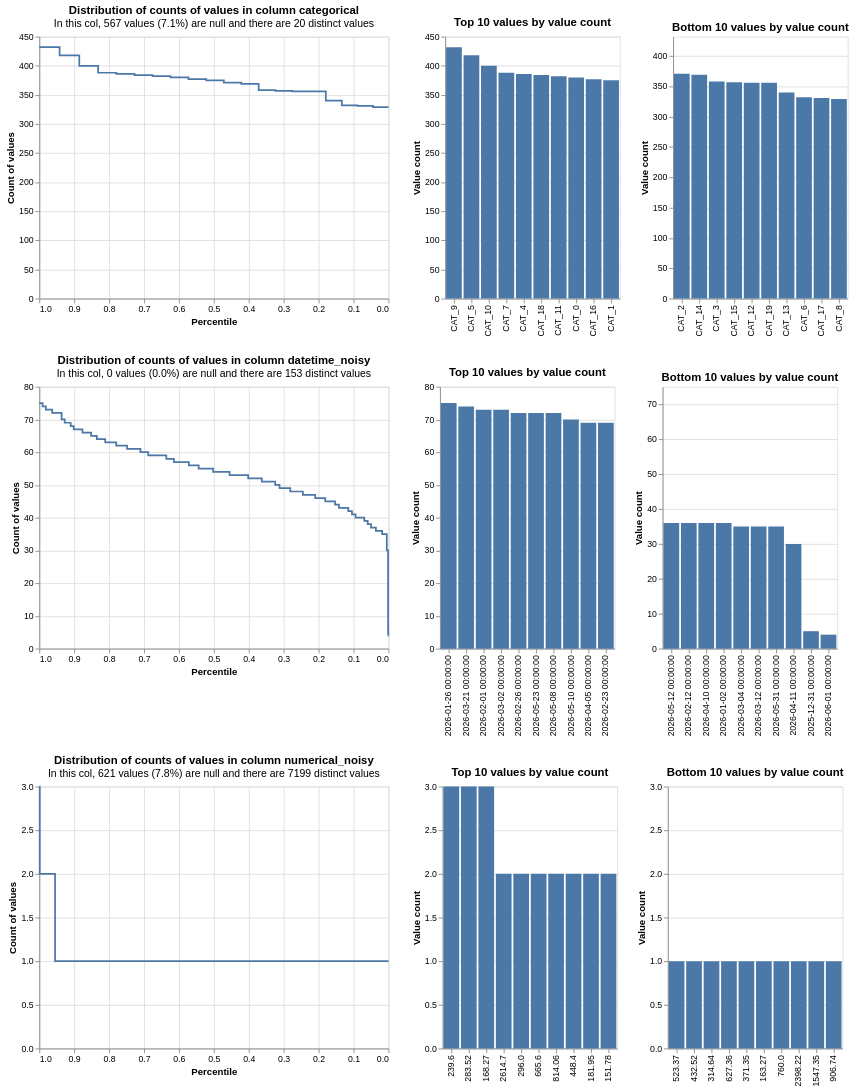

Notebook code cell kept with this figure:
### Code cell
from splink.exploratory import profile_columns

db_api = build_api_with_con(MEM_LIMIT, TEMP_DIR)

profile_columns(
    [df1, df2],
    db_api=db_api,
    column_expressions=[
        "categorical",
        "datetime_noisy",
        "numerical_noisy",
    ],
)

### Figure 1 — Vega-Lite specification as saved in the notebook (floating-point values rounded to 4 significant figures)
{"config": {"view": {"continuousWidth": 400, "continuousHeight": 300}}, "vconcat": [{"hconcat": [{"mark": {"type": "line", "interpolate": "step-before"}, "data": {"values": [{"percentile_ex_nulls": 0.9418, "percentile_inc_nulls": 0.9459, "value_count": 432, "group_name": "categorical", "total_non_null_rows": 7421, "total_rows_inc_nulls": 7988, "sum_tokens_in_value_count_group": 432, "distinct_value_count": 20}, {"percentile_ex_nulls": 0.8855, "percentile_inc_nulls": 0.8936, "value_count": 418, "group_name": "categorical", "total_non_null_rows": 7421, "total_rows_inc_nulls": 7988, "sum_tokens_in_value_count_group": 418, "distinct_value_count": 20}, {"percentile_ex_nulls": 0.8316, "percentile_inc_nulls": 0.8435, "value_count": 400, "group_name": "categorical", "total_non_null_rows": 7421, "total_rows_inc_nulls": 7988, "sum_tokens_in_value_count_group": 400, "distinct_value_count": 20}, {"percentile_ex_nulls": 0.7793, "percentile_inc_nulls": 0.7949, "value_count": 388, "group_name": "categorical", "total_non_null_rows": 7421, "total_rows_inc_nulls": 7988, "sum_tokens_in_value_count_group": 388, "distinct_value_count": 20}, {"percentile_ex_nulls": 0.7273, "percentile_inc_nulls": 0.7466, "value_count": 386, "group_name": "categorical", "total_non_null_rows": 7421, "total_rows_inc_nulls": 7988, "sum_tokens_in_value_count_group": 386, "distinct_value_count": 20}, {"percentile_ex_nulls": 0.6755, "percentile_inc_nulls": 0.6985, "value_count": 384, "group_name": "categorical", "total_non_null_rows": 7421, "total_rows_inc_nulls": 7988, "sum_tokens_in_value_count_group": 384, "distinct_value_count": 20}, {"percentile_ex_nulls": 0.624, "percentile_inc_nulls": 0.6507, "value_count": 382, "group_name": "categorical", "total_non_null_rows": 7421, "total_rows_inc_nulls": 7988, "sum_tokens_in_value_count_group": 382, "distinct_value_count": 20}, {"percentile_ex_nulls": 0.5728, "percentile_inc_nulls": 0.6032, "value_count": 380, "group_name": "categorical", "total_non_null_rows": 7421, "total_rows_inc_nulls": 7988, "sum_tokens_in_value_count_group": 380, "distinct_value_count": 20}, {"percentile_ex_nulls": 0.522, "percentile_inc_nulls": 0.556, "value_count": 377, "group_name": "categorical", "total_non_null_rows": 7421, "total_rows_inc_nulls": 7988, "sum_tokens_in_value_count_group": 377, "distinct_value_count": 20}, {"percentile_ex_nulls": 0.4715, "percentile_inc_nulls": 0.509, "value_count": 375, "group_name": "categorical", "total_non_null_rows": 7421, "total_rows_inc_nulls": 7988, "sum_tokens_in_value_count_group": 375, "distinct_value_count": 20}, {"percentile_ex_nulls": 0.4215, "percentile_inc_nulls": 0.4626, "value_count": 371, "group_name": "categorical", "total_non_null_rows": 7421, "total_rows_inc_nulls": 7988, "sum_tokens_in_value_count_group": 371, "distinct_value_count": 20}, {"percentile_ex_nulls": 0.3718, "percentile_inc_nulls": 0.4164, "value_count": 369, "group_name": "categorical", "total_non_null_rows": 7421, "total_rows_inc_nulls": 7988, "sum_tokens_in_value_count_group": 369, "distinct_value_count": 20}, {"percentile_ex_nulls": 0.3235, "percentile_inc_nulls": 0.3716, "value_count": 358, "group_name": "categorical", "total_non_null_rows": 7421, "total_rows_inc_nulls": 7988, "sum_tokens_in_value_count_group": 358, "distinct_value_count": 20}, {"percentile_ex_nulls": 0.2754, "percentile_inc_nulls": 0.3269, "value_count": 357, "group_name": "categorical", "total_non_null_rows": 7421, "total_rows_inc_nulls": 7988, "sum_tokens_in_value_count_group": 357, "distinct_value_count": 20}, {"percentile_ex_nulls": 0.1795, "percentile_inc_nulls": 0.2377, "value_count": 356, "group_name": "categorical", "total_non_null_rows": 7421, "total_rows_inc_nulls": 7988, "sum_tokens_in_value_count_group": 712, "distinct_value_count": 20}, {"percentile_ex_nulls": 0.1337, "percentile_inc_nulls": 0.1952, "value_count": 340, "group_name": "categorical", "total_non_null_rows": 7421, "total_rows_inc_nulls": 7988, "sum_tokens_in_value_count_group": 340, "distinct_value_count": 20}, {"percentile_ex_nulls": 0.08894, "percentile_inc_nulls": 0.1536, "value_count": 332, "group_name": "categorical", "total_non_null_rows": 7421, "total_rows_inc_nulls": 7988, "sum_tokens_in_value_count_group": 332, "distinct_value_count": 20}, {"percentile_ex_nulls": 0.04433, "percentile_inc_nulls": 0.1122, "value_count": 331, "group_name": "categorical", "total_non_null_rows": 7421, "total_rows_inc_nulls": 7988, "sum_tokens_in_value_count_group": 331, "distinct_value_count": 20}, {"percentile_ex_nulls": 0.0, "percentile_inc_nulls": 0.07098, "value_count": 329, "group_name": "categorical", "total_non_null_rows": 7421, "total_rows_inc_nulls": 7988, "sum_tokens_in_value_count_group": 329, "distinct_value_count": 20}, {"percentile_ex_nulls": 1.0, "percentile_inc_nulls": 1.0, "value_count": 432, "group_name": "categorical", "total_non_null_rows": 7421, "total_rows_inc_nulls": 7988, "sum_tokens_in_value_count_group": 432, "distinct_value_count": 20}]}, "encoding": {"tooltip": [{"field": "value_count", "type": "quantitative"}, {"field": "percentile_ex_nulls", "type": "quantitative"}, {"field": "percentile_inc_nulls", "type": "quantitative"}, {"field": "total_non_null_rows", "type": "quantitative"}, {"field": "total_rows_inc_nulls", "type": "quantitative"}], "x": {"field": "percentile_ex_nulls", "sort": "descending", "title": "Percentile", "type": "quantitative"}, "y": {"field": "value_count", "title": "Count of values", "type": "quantitative"}}, "title": {"text": "Distribution of counts of values in column categorical", "subtitle": "In this col, 567 values (7.1%) are null and there are 20 distinct values"}}, {"mark": "bar", "data": {"values": [{"value_count": 432, "group_name": "categorical", "value": "CAT_9", "total_non_null_rows": 7421, "total_rows_inc_nulls": 7988, "distinct_value_count": 20}, {"value_count": 418, "group_name": "categorical", "value": "CAT_5", "total_non_null_rows": 7421, "total_rows_inc_nulls": 7988, "distinct_value_count": 20}, {"value_count": 400, "group_name": "categorical", "value": "CAT_10", "total_non_null_rows": 7421, "total_rows_inc_nulls": 7988, "distinct_value_count": 20}, {"value_count": 388, "group_name": "categorical", "value": "CAT_7", "total_non_null_rows": 7421, "total_rows_inc_nulls": 7988, "distinct_value_count": 20}, {"value_count": 386, "group_name": "categorical", "value": "CAT_4", "total_non_null_rows": 7421, "total_rows_inc_nulls": 7988, "distinct_value_count": 20}, {"value_count": 384, "group_name": "categorical", "value": "CAT_18", "total_non_null_rows": 7421, "total_rows_inc_nulls": 7988, "distinct_value_count": 20}, {"value_count": 382, "group_name": "categorical", "value": "CAT_11", "total_non_null_rows": 7421, "total_rows_inc_nulls": 7988, "distinct_value_count": 20}, {"value_count": 380, "group_name": "categorical", "value": "CAT_0", "total_non_null_rows": 7421, "total_rows_inc_nulls": 7988, "distinct_value_count": 20}, {"value_count": 377, "group_name": "categorical", "value": "CAT_16", "total_non_null_rows": 7421, "total_rows_inc_nulls": 7988, "distinct_value_count": 20}, {"value_count": 375, "group_name": "categorical", "value": "CAT_1", "total_non_null_rows": 7421, "total_rows_inc_nulls": 7988, "distinct_value_count": 20}]}, "encoding": {"tooltip": [{"field": "value", "type": "nominal"}, {"field": "value_count", "type": "quantitative"}, {"field": "total_non_null_rows", "type": "quantitative"}, {"field": "total_rows_inc_nulls", "type": "quantitative"}], "x": {"field": "value", "sort": "-y", "title": null, "type": "nominal"}, "y": {"field": "value_count", "title": "Value count", "type": "quantitative"}}, "title": "Top 10 values by value count"}, {"mark": "bar", "data": {"values": [{"value_count": 329, "group_name": "categorical", "value": "CAT_8", "total_non_null_rows": 7421, "total_rows_inc_nulls": 7988, "distinct_value_count": 20}, {"value_count": 331, "group_name": "categorical", "value": "CAT_17", "total_non_null_rows": 7421, "total_rows_inc_nulls": 7988, "distinct_value_count": 20}, {"value_count": 332, "group_name": "categorical", "value": "CAT_6", "total_non_null_rows": 7421, "total_rows_inc_nulls": 7988, "distinct_value_count": 20}, {"value_count": 340, "group_name": "categorical", "value": "CAT_13", "total_non_null_rows": 7421, "total_rows_inc_nulls": 7988, "distinct_value_count": 20}, {"value_count": 356, "group_name": "categorical", "value": "CAT_12", "total_non_null_rows": 7421, "total_rows_inc_nulls": 7988, "distinct_value_count": 20}, {"value_count": 356, "group_name": "categorical", "value": "CAT_19", "total_non_null_rows": 7421, "total_rows_inc_nulls": 7988, "distinct_value_count": 20}, {"value_count": 357, "group_name": "categorical", "value": "CAT_15", "total_non_null_rows": 7421, "total_rows_inc_nulls": 7988, "distinct_value_count": 20}, {"value_count": 358, "group_name": "categorical", "value": "CAT_3", "total_non_null_rows": 7421, "total_rows_inc_nulls": 7988, "distinct_value_count": 20}, {"value_count": 369, "group_name": "categorical", "value": "CAT_14", "total_non_null_rows": 7421, "total_rows_inc_nulls": 7988, "distinct_value_count": 20}, {"value_count": 371, "group_name": "categorical", "value": "CAT_2", "total_non_null_rows": 7421, "total_rows_inc_nulls": 7988, "distinct_value_count": 20}]}, "encoding": {"tooltip": [{"field": "value", "type": "nominal"}, {"field": "value_count", "type": "quantitative"}, {"field": "total_non_null_rows", "type": "quantitative"}, {"field": "total_rows_inc_nulls", "type": "quantitative"}], "x": {"field": "value", "sort": "-y", "title": null, "type": "nominal"}, "y": {"field": "value_count", "scale": {"domain": [0, 432]}, "title": "Value count", "type": "quantitative"}}, "title": "Bottom 10 values by value count"}]}, {"hconcat": [{"mark": {"type": "line", "interpolate": "step-before"}, "data": {"values": [{"percentile_ex_nulls": 0.9906, "percentile_inc_nulls": 0.9906, "value_count": 75, "group_name": "datetime_noisy", "total_non_null_rows": 7988, "total_rows_inc_nulls": 7988, "sum_tokens_in_value_count_group": 75, "distinct_value_count": 153}, {"percentile_ex_nulls": 0.9813, "percentile_inc_nulls": 0.9813, "value_count": 74, "group_name": "datetime_noisy", "total_non_null_rows": 7988, "total_rows_inc_nulls": 7988, "sum_tokens_in_value_count_group": 74, "distinct_value_count": 153}, {"percentile_ex_nulls": 0.9631, "percentile_inc_nulls": 0.9631, "value_count": 73, "group_name": "datetime_noisy", "total_non_null_rows": 7988, "total_rows_inc_nulls": 7988, "sum_tokens_in_value_count_group": 146, "distinct_value_count": 153}, {"percentile_ex_nulls": 0.936, "percentile_inc_nulls": 0.936, "value_count": 72, "group_name": "datetime_noisy", "total_non_null_rows": 7988, "total_rows_inc_nulls": 7988, "sum_tokens_in_value_count_group": 216, "distinct_value_count": 153}, {"percentile_ex_nulls": 0.9273, "percentile_inc_nulls": 0.9273, "value_count": 70, "group_name": "datetime_noisy", "total_non_null_rows": 7988, "total_rows_inc_nulls": 7988, "sum_tokens_in_value_count_group": 70, "distinct_value_count": 153}, {"percentile_ex_nulls": 0.91, "percentile_inc_nulls": 0.91, "value_count": 69, "group_name": "datetime_noisy", "total_non_null_rows": 7988, "total_rows_inc_nulls": 7988, "sum_tokens_in_value_count_group": 138, "distinct_value_count": 153}, {"percentile_ex_nulls": 0.9015, "percentile_inc_nulls": 0.9015, "value_count": 68, "group_name": "datetime_noisy", "total_non_null_rows": 7988, "total_rows_inc_nulls": 7988, "sum_tokens_in_value_count_group": 68, "distinct_value_count": 153}, {"percentile_ex_nulls": 0.8763, "percentile_inc_nulls": 0.8763, "value_count": 67, "group_name": "datetime_noisy", "total_non_null_rows": 7988, "total_rows_inc_nulls": 7988, "sum_tokens_in_value_count_group": 201, "distinct_value_count": 153}, {"percentile_ex_nulls": 0.8515, "percentile_inc_nulls": 0.8515, "value_count": 66, "group_name": "datetime_noisy", "total_non_null_rows": 7988, "total_rows_inc_nulls": 7988, "sum_tokens_in_value_count_group": 198, "distinct_value_count": 153}, {"percentile_ex_nulls": 0.8353, "percentile_inc_nulls": 0.8353, "value_count": 65, "group_name": "datetime_noisy", "total_non_null_rows": 7988, "total_rows_inc_nulls": 7988, "sum_tokens_in_value_count_group": 130, "distinct_value_count": 153}, {"percentile_ex_nulls": 0.8112, "percentile_inc_nulls": 0.8112, "value_count": 64, "group_name": "datetime_noisy", "total_non_null_rows": 7988, "total_rows_inc_nulls": 7988, "sum_tokens_in_value_count_group": 192, "distinct_value_count": 153}, {"percentile_ex_nulls": 0.7797, "percentile_inc_nulls": 0.7797, "value_count": 63, "group_name": "datetime_noisy", "total_non_null_rows": 7988, "total_rows_inc_nulls": 7988, "sum_tokens_in_value_count_group": 252, "distinct_value_count": 153}, {"percentile_ex_nulls": 0.7486, "percentile_inc_nulls": 0.7486, "value_count": 62, "group_name": "datetime_noisy", "total_non_null_rows": 7988, "total_rows_inc_nulls": 7988, "sum_tokens_in_value_count_group": 248, "distinct_value_count": 153}, {"percentile_ex_nulls": 0.7104, "percentile_inc_nulls": 0.7104, "value_count": 61, "group_name": "datetime_noisy", "total_non_null_rows": 7988, "total_rows_inc_nulls": 7988, "sum_tokens_in_value_count_group": 305, "distinct_value_count": 153}, {"percentile_ex_nulls": 0.6879, "percentile_inc_nulls": 0.6879, "value_count": 60, "group_name": "datetime_noisy", "total_non_null_rows": 7988, "total_rows_inc_nulls": 7988, "sum_tokens_in_value_count_group": 180, "distinct_value_count": 153}, {"percentile_ex_nulls": 0.6362, "percentile_inc_nulls": 0.6362, "value_count": 59, "group_name": "datetime_noisy", "total_non_null_rows": 7988, "total_rows_inc_nulls": 7988, "sum_tokens_in_value_count_group": 413, "distinct_value_count": 153}, {"percentile_ex_nulls": 0.6144, "percentile_inc_nulls": 0.6144, "value_count": 58, "group_name": "datetime_noisy", "total_non_null_rows": 7988, "total_rows_inc_nulls": 7988, "sum_tokens_in_value_count_group": 174, "distinct_value_count": 153}, {"percentile_ex_nulls": 0.5716, "percentile_inc_nulls": 0.5716, "value_count": 57, "group_name": "datetime_noisy", "total_non_null_rows": 7988, "total_rows_inc_nulls": 7988, "sum_tokens_in_value_count_group": 342, "distinct_value_count": 153}, {"percentile_ex_nulls": 0.5436, "percentile_inc_nulls": 0.5436, "value_count": 56, "group_name": "datetime_noisy", "total_non_null_rows": 7988, "total_rows_inc_nulls": 7988, "sum_tokens_in_value_count_group": 224, "distinct_value_count": 153}, {"percentile_ex_nulls": 0.5023, "percentile_inc_nulls": 0.5023, "value_count": 55, "group_name": "datetime_noisy", "total_non_null_rows": 7988, "total_rows_inc_nulls": 7988, "sum_tokens_in_value_count_group": 330, "distinct_value_count": 153}, {"percentile_ex_nulls": 0.4549, "percentile_inc_nulls": 0.4549, "value_count": 54, "group_name": "datetime_noisy", "total_non_null_rows": 7988, "total_rows_inc_nulls": 7988, "sum_tokens_in_value_count_group": 378, "distinct_value_count": 153}, {"percentile_ex_nulls": 0.4019, "percentile_inc_nulls": 0.4019, "value_count": 53, "group_name": "datetime_noisy", "total_non_null_rows": 7988, "total_rows_inc_nulls": 7988, "sum_tokens_in_value_count_group": 424, "distinct_value_count": 153}, {"percentile_ex_nulls": 0.3628, "percentile_inc_nulls": 0.3628, "value_count": 52, "group_name": "datetime_noisy", "total_non_null_rows": 7988, "total_rows_inc_nulls": 7988, "sum_tokens_in_value_count_group": 312, "distinct_value_count": 153}, {"percentile_ex_nulls": 0.3245, "percentile_inc_nulls": 0.3245, "value_count": 51, "group_name": "datetime_noisy", "total_non_null_rows": 7988, "total_rows_inc_nulls": 7988, "sum_tokens_in_value_count_group": 306, "distinct_value_count": 153}, {"percentile_ex_nulls": 0.312, "percentile_inc_nulls": 0.312, "value_count": 50, "group_name": "datetime_noisy", "total_non_null_rows": 7988, "total_rows_inc_nulls": 7988, "sum_tokens_in_value_count_group": 100, "distinct_value_count": 153}, {"percentile_ex_nulls": 0.2813, "percentile_inc_nulls": 0.2813, "value_count": 49, "group_name": "datetime_noisy", "total_non_null_rows": 7988, "total_rows_inc_nulls": 7988, "sum_tokens_in_value_count_group": 245, "distinct_value_count": 153}, {"percentile_ex_nulls": 0.2452, "percentile_inc_nulls": 0.2452, "value_count": 48, "group_name": "datetime_noisy", "total_non_null_rows": 7988, "total_rows_inc_nulls": 7988, "sum_tokens_in_value_count_group": 288, "distinct_value_count": 153}, {"percentile_ex_nulls": 0.2099, "percentile_inc_nulls": 0.2099, "value_count": 47, "group_name": "datetime_noisy", "total_non_null_rows": 7988, "total_rows_inc_nulls": 7988, "sum_tokens_in_value_count_group": 282, "distinct_value_count": 153}, {"percentile_ex_nulls": 0.1811, "percentile_inc_nulls": 0.1811, "value_count": 46, "group_name": "datetime_noisy", "total_non_null_rows": 7988, "total_rows_inc_nulls": 7988, "sum_tokens_in_value_count_group": 230, "distinct_value_count": 153}, {"percentile_ex_nulls": 0.153, "percentile_inc_nulls": 0.153, "value_count": 45, "group_name": "datetime_noisy", "total_non_null_rows": 7988, "total_rows_inc_nulls": 7988, "sum_tokens_in_value_count_group": 225, "distinct_value_count": 153}, {"percentile_ex_nulls": 0.142, "percentile_inc_nulls": 0.142, "value_count": 44, "group_name": "datetime_noisy", "total_non_null_rows": 7988, "total_rows_inc_nulls": 7988, "sum_tokens_in_value_count_group": 88, "distinct_value_count": 153}, {"percentile_ex_nulls": 0.115, "percentile_inc_nulls": 0.115, "value_count": 43, "group_name": "datetime_noisy", "total_non_null_rows": 7988, "total_rows_inc_nulls": 7988, "sum_tokens_in_value_count_group": 215, "distinct_value_count": 153}, {"percentile_ex_nulls": 0.1045, "percentile_inc_nulls": 0.1045, "value_count": 42, "group_name": "datetime_noisy", "total_non_null_rows": 7988, "total_rows_inc_nulls": 7988, "sum_tokens_in_value_count_group": 84, "distinct_value_count": 153}, {"percentile_ex_nulls": 0.09427, "percentile_inc_nulls": 0.09427, "value_count": 41, "group_name": "datetime_noisy", "total_non_null_rows": 7988, "total_rows_inc_nulls": 7988, "sum_tokens_in_value_count_group": 82, "distinct_value_count": 153}, {"percentile_ex_nulls": 0.06923, "percentile_inc_nulls": 0.06923, "value_count": 40, "group_name": "datetime_noisy", "total_non_null_rows": 7988, "total_rows_inc_nulls": 7988, "sum_tokens_in_value_count_group": 200, "distinct_value_count": 153}, {"percentile_ex_nulls": 0.05946, "percentile_inc_nulls": 0.05946, "value_count": 39, "group_name": "datetime_noisy", "total_non_null_rows": 7988, "total_rows_inc_nulls": 7988, "sum_tokens_in_value_count_group": 78, "distinct_value_count": 153}, {"percentile_ex_nulls": 0.04995, "percentile_inc_nulls": 0.04995, "value_count": 38, "group_name": "datetime_noisy", "total_non_null_rows": 7988, "total_rows_inc_nulls": 7988, "sum_tokens_in_value_count_group": 76, "distinct_value_count": 153}, {"percentile_ex_nulls": 0.03605, "percentile_inc_nulls": 0.03605, "value_count": 37, "group_name": "datetime_noisy", "total_non_null_rows": 7988, "total_rows_inc_nulls": 7988, "sum_tokens_in_value_count_group": 111, "distinct_value_count": 153}, {"percentile_ex_nulls": 0.01803, "percentile_inc_nulls": 0.01803, "value_count": 36, "group_name": "datetime_noisy", "total_non_null_rows": 7988, "total_rows_inc_nulls": 7988, "sum_tokens_in_value_count_group": 144, "distinct_value_count": 153}, {"percentile_ex_nulls": 0.004882, "percentile_inc_nulls": 0.004882, "value_count": 35, "group_name": "datetime_noisy", "total_non_null_rows": 7988, "total_rows_inc_nulls": 7988, "sum_tokens_in_value_count_group": 105, "distinct_value_count": 153}, {"percentile_ex_nulls": 0.001127, "percentile_inc_nulls": 0.001127, "value_count": 30, "group_name": "datetime_noisy", "total_non_null_rows": 7988, "total_rows_inc_nulls": 7988, "sum_tokens_in_value_count_group": 30, "distinct_value_count": 153}, {"percentile_ex_nulls": 0.0005007, "percentile_inc_nulls": 0.0005007, "value_count": 5, "group_name": "datetime_noisy", "total_non_null_rows": 7988, "total_rows_inc_nulls": 7988, "sum_tokens_in_value_count_group": 5, "distinct_value_count": 153}, {"percentile_ex_nulls": 0.0, "percentile_inc_nulls": 0.0, "value_count": 4, "group_name": "datetime_noisy", "total_non_null_rows": 7988, "total_rows_inc_nulls": 7988, "sum_tokens_in_value_count_group": 4, "distinct_value_count": 153}, {"percentile_ex_nulls": 1.0, "percentile_inc_nulls": 1.0, "value_count": 75, "group_name": "datetime_noisy", "total_non_null_rows": 7988, "total_rows_inc_nulls": 7988, "sum_tokens_in_value_count_group": 75, "distinct_value_count": 153}]}, "encoding": {"tooltip": [{"field": "value_count", "type": "quantitative"}, {"field": "percentile_ex_nulls", "type": "quantitative"}, {"field": "percentile_inc_nulls", "type": "quantitative"}, {"field": "total_non_null_rows", "type": "quantitative"}, {"field": "total_rows_inc_nulls", "type": "quantitative"}], "x": {"field": "percentile_ex_nulls", "sort": "descending", "title": "Percentile", "type": "quantitative"}, "y": {"field": "value_count", "title": "Count of values", "type": "quantitative"}}, "title": {"text": "Distribution of counts of values in column datetime_noisy", "subtitle": "In this col, 0 values (0.0%) are null and there are 153 distinct values"}}, {"mark": "bar", "data": {"values": [{"value_count": 75, "group_name": "datetime_noisy", "value": "2026-01-26 00:00:00", "total_non_null_rows": 7988, "total_rows_inc_nulls": 7988, "distinct_value_count": 153}, {"value_count": 74, "group_name": "datetime_noisy", "value": "2026-03-21 00:00:00", "total_non_null_rows": 7988, "total_rows_inc_nulls": 7988, "distinct_value_count": 153}, {"value_count": 73, "group_name": "datetime_noisy", "value": "2026-02-01 00:00:00", "total_non_null_rows": 7988, "total_rows_inc_nulls": 7988, "distinct_value_count": 153}, {"value_count": 73, "group_name": "datetime_noisy", "value": "2026-03-02 00:00:00", "total_non_null_rows": 7988, "total_rows_inc_nulls": 7988, "distinct_value_count": 153}, {"value_count": 72, "group_name": "datetime_noisy", "value": "2026-02-26 00:00:00", "total_non_null_rows": 7988, "total_rows_inc_nulls": 7988, "distinct_value_count": 153}, {"value_count": 72, "group_name": "datetime_noisy", "value": "2026-05-23 00:00:00", "total_non_null_rows": 7988, "total_rows_inc_nulls": 7988, "distinct_value_count": 153}, {"value_count": 72, "group_name": "datetime_noisy", "value": "2026-05-08 00:00:00", "total_non_null_rows": 7988, "total_rows_inc_nulls": 7988, "distinct_value_count": 153}, {"value_count": 70, "group_name": "datetime_noisy", "value": "2026-05-10 00:00:00", "total_non_null_rows": 7988, "total_rows_inc_nulls": 7988, "distinct_value_count": 153}, {"value_count": 69, "group_name": "datetime_noisy", "value": "2026-04-05 00:00:00", "total_non_null_rows": 7988, "total_rows_inc_nulls": 7988, "distinct_value_count": 153}, {"value_count": 69, "group_name": "datetime_noisy", "value": "2026-02-23 00:00:00", "total_non_null_rows": 7988, "total_rows_inc_nulls": 7988, "distinct_value_count": 153}]}, "encoding": {"tooltip": [{"field": "value", "type": "nominal"}, {"field": "value_count", "type": "quantitative"}, {"field": "total_non_null_rows", "type": "quantitative"}, {"field": "total_rows_inc_nulls", "type": "quantitative"}], "x": {"field": "value", "sort": "-y", "title": null, "type": "nominal"}, "y": {"field": "value_count", "title": "Value count", "type": "quantitative"}}, "title": "Top 10 values by value count"}, {"mark": "bar", "data": {"values": [{"value_count": 4, "group_name": "datetime_noisy", "value": "2026-06-01 00:00:00", "total_non_null_rows": 7988, "total_rows_inc_nulls": 7988, "distinct_value_count": 153}, {"value_count": 5, "group_name": "datetime_noisy", "value": "2025-12-31 00:00:00", "total_non_null_rows": 7988, "total_rows_inc_nulls": 7988, "distinct_value_count": 153}, {"value_count": 30, "group_name": "datetime_noisy", "value": "2026-04-11 00:00:00", "total_non_null_rows": 7988, "total_rows_inc_nulls": 7988, "distinct_value_count": 153}, {"value_count": 35, "group_name": "datetime_noisy", "value": "2026-03-04 00:00:00", "total_non_null_rows": 7988, "total_rows_inc_nulls": 7988, "distinct_value_count": 153}, {"value_count": 35, "group_name": "datetime_noisy", "value": "2026-03-12 00:00:00", "total_non_null_rows": 7988, "total_rows_inc_nulls": 7988, "distinct_value_count": 153}, {"value_count": 35, "group_name": "datetime_noisy", "value": "2026-05-31 00:00:00", "total_non_null_rows": 7988, "total_rows_inc_nulls": 7988, "distinct_value_count": 153}, {"value_count": 36, "group_name": "datetime_noisy", "value": "2026-05-12 00:00:00", "total_non_null_rows": 7988, "total_rows_inc_nulls": 7988, "distinct_value_count": 153}, {"value_count": 36, "group_name": "datetime_noisy", "value": "2026-02-12 00:00:00", "total_non_null_rows": 7988, "total_rows_inc_nulls": 7988, "distinct_value_count": 153}, {"value_count": 36, "group_name": "datetime_noisy", "value": "2026-04-10 00:00:00", "total_non_null_rows": 7988, "total_rows_inc_nulls": 7988, "distinct_value_count": 153}, {"value_count": 36, "group_name": "datetime_noisy", "value": "2026-01-02 00:00:00", "total_non_null_rows": 7988, "total_rows_inc_nulls": 7988, "distinct_value_count": 153}]}, "encoding": {"tooltip": [{"field": "value", "type": "nominal"}, {"field": "value_count", "type": "quantitative"}, {"field": "total_non_null_rows", "type": "quantitative"}, {"field": "total_rows_inc_nulls", "type": "quantitative"}], "x": {"field": "value", "sort": "-y", "title": null, "type": "nominal"}, "y": {"field": "value_count", "scale": {"domain": [0, 75]}, "title": "Value count", "type": "quantitative"}}, "title": "Bottom 10 values by value count"}]}, {"hconcat": [{"mark": {"type": "line", "interpolate": "step-before"}, "data": {"values": [{"percentile_ex_nulls": 0.9988, "percentile_inc_nulls": 0.9989, "value_count": 3, "group_name": "numerical_noisy", "total_non_null_rows": 7367, "total_rows_inc_nulls": 7988, "sum_tokens_in_value_count_group": 9, "distinct_value_count": 7199}, {"percentile_ex_nulls": 0.9548, "percentile_inc_nulls": 0.9583, "value_count": 2, "group_name": "numerical_noisy", "total_non_null_rows": 7367, "total_rows_inc_nulls": 7988, "sum_tokens_in_value_count_group": 324, "distinct_value_count": 7199}, {"percentile_ex_nulls": 0.0, "percentile_inc_nulls": 0.07774, "value_count": 1, "group_name": "numerical_noisy", "total_non_null_rows": 7367, "total_rows_inc_nulls": 7988, "sum_tokens_in_value_count_group": 7034, "distinct_value_count": 7199}, {"percentile_ex_nulls": 1.0, "percentile_inc_nulls": 1.0, "value_count": 3, "group_name": "numerical_noisy", "total_non_null_rows": 7367, "total_rows_inc_nulls": 7988, "sum_tokens_in_value_count_group": 9, "distinct_value_count": 7199}]}, "encoding": {"tooltip": [{"field": "value_count", "type": "quantitative"}, {"field": "percentile_ex_nulls", "type": "quantitative"}, {"field": "percentile_inc_nulls", "type": "quantitative"}, {"field": "total_non_null_rows", "type": "quantitative"}, {"field": "total_rows_inc_nulls", "type": "quantitative"}], "x": {"field": "percentile_ex_nulls", "sort": "descending", "title": "Percentile", "type": "quantitative"}, "y": {"field": "value_count", "title": "Count of values", "type": "quantitative"}}, "title": {"text": "Distribution of counts of values in column numerical_noisy", "subtitle": "In this col, 621 values (7.8%) are null and there are 7199 distinct values"}}, {"mark": "bar", "data": {"values": [{"value_count": 3, "group_name": "numerical_noisy", "value": "239.6", "total_non_null_rows": 7367, "total_rows_inc_nulls": 7988, "distinct_value_count": 7199}, {"value_count": 3, "group_name": "numerical_noisy", "value": "283.52", "total_non_null_rows": 7367, "total_rows_inc_nulls": 7988, "distinct_value_count": 7199}, {"value_count": 3, "group_name": "numerical_noisy", "value": "168.27", "total_non_null_rows": 7367, "total_rows_inc_nulls": 7988, "distinct_value_count": 7199}, {"value_count": 2, "group_name": "numerical_noisy", "value": "2614.7", "total_non_null_rows": 7367, "total_rows_inc_nulls": 7988, "distinct_value_count": 7199}, {"value_count": 2, "group_name": "numerical_noisy", "value": "296.0", "total_non_null_rows": 7367, "total_rows_inc_nulls": 7988, "distinct_value_count": 7199}, {"value_count": 2, "group_name": "numerical_noisy", "value": "665.6", "total_non_null_rows": 7367, "total_rows_inc_nulls": 7988, "distinct_value_count": 7199}, {"value_count": 2, "group_name": "numerical_noisy", "value": "814.06", "total_non_null_rows": 7367, "total_rows_inc_nulls": 7988, "distinct_value_count": 7199}, {"value_count": 2, "group_name": "numerical_noisy", "value": "448.4", "total_non_null_rows": 7367, "total_rows_inc_nulls": 7988, "distinct_value_count": 7199}, {"value_count": 2, "group_name": "numerical_noisy", "value": "181.95", "total_non_null_rows": 7367, "total_rows_inc_nulls": 7988, "distinct_value_count": 7199}, {"value_count": 2, "group_name": "numerical_noisy", "value": "151.78", "total_non_null_rows": 7367, "total_rows_inc_nulls": 7988, "distinct_value_count": 7199}]}, "encoding": {"tooltip": [{"field": "value", "type": "nominal"}, {"field": "value_count", "type": "quantitative"}, {"field": "total_non_null_rows", "type": "quantitative"}, {"field": "total_rows_inc_nulls", "type": "quantitative"}], "x": {"field": "value", "sort": "-y", "title": null, "type": "nominal"}, "y": {"field": "value_count", "title": "Value count", "type": "quantitative"}}, "title": "Top 10 values by value count"}, {"mark": "bar", "data": {"values": [{"value_count": 1, "group_name": "numerical_noisy", "value": "523.37", "total_non_null_rows": 7367, "total_rows_inc_nulls": 7988, "distinct_value_count": 7199}, {"value_count": 1, "group_name": "numerical_noisy", "value": "432.52", "total_non_null_rows": 7367, "total_rows_inc_nulls": 7988, "distinct_value_count": 7199}, {"value_count": 1, "group_name": "numerical_noisy", "value": "314.64", "total_non_null_rows": 7367, "total_rows_inc_nulls": 7988, "distinct_value_count": 7199}, {"value_count": 1, "group_name": "numerical_noisy", "value": "627.36", "total_non_null_rows": 7367, "total_rows_inc_nulls": 7988, "distinct_value_count": 7199}, {"value_count": 1, "group_name": "numerical_noisy", "value": "371.35", "total_non_null_rows": 7367, "total_rows_inc_nulls": 7988, "distinct_value_count": 7199}, {"value_count": 1, "group_name": "numerical_noisy", "value": "163.27", "total_non_null_rows": 7367, "total_rows_inc_nulls": 7988, "distinct_value_count": 7199}, {"value_count": 1, "group_name": "numerical_noisy", "value": "760.0", "total_non_null_rows": 7367, "total_rows_inc_nulls": 7988, "distinct_value_count": 7199}, {"value_count": 1, "group_name": "numerical_noisy", "value": "2398.22", "total_non_null_rows": 7367, "total_rows_inc_nulls": 7988, "distinct_value_count": 7199}, {"value_count": 1, "group_name": "numerical_noisy", "value": "1547.35", "total_non_null_rows": 7367, "total_rows_inc_nulls": 7988, "distinct_value_count": 7199}, {"value_count": 1, "group_name": "numerical_noisy", "value": "906.74", "total_non_null_rows": 7367, "total_rows_inc_nulls": 7988, "distinct_value_count": 7199}]}, "encoding": {"tooltip": [{"field": "value", "type": "nominal"}, {"field": "value_count", "type": "quantitative"}, {"field": "total_non_null_rows", "type": "quantitative"}, {"field": "total_rows_inc_nulls", "type": "quantitative"}], "x": {"field": "value", "sort": "-y", "title": null, "type": "nominal"}, "y": {"field": "value_count", "scale": {"domain": [0, 3]}, "title": "Value count", "type": "quantitative"}}, "title": "Bottom 10 values by value count"}]}], "$schema": "https://vega.github.io/schema/vega-lite/v5.9.3.json"}
